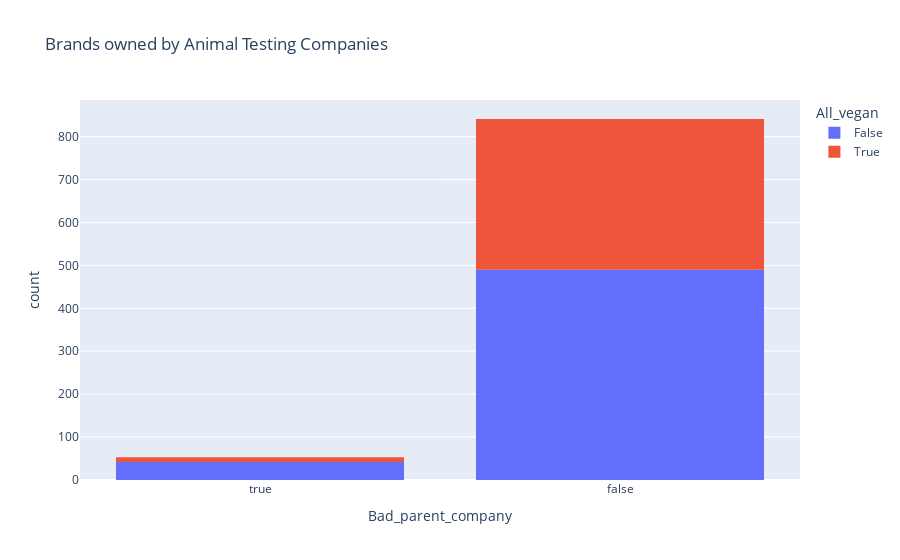

Here is the notebook cell this chart was saved with:
### Markdown cell above
There sure are!  Let's graph this in two different ways.

### Code cell
fig = px.histogram(brand_df, x='Bad_parent_company', color='All_vegan', category_orders={'Bad_parent_company': [True, False]}, title='Brands owned by Animal Testing Companies')
fig.show();

### Figure 1 — Plotly figure (JSON) as saved in the notebook; plotly's stock layout.template omitted (floating-point values rounded to 4 significant figures; data arrays with more than 128 entries replaced by an {"elided": "..."} marker saying what was removed)
{"data": [{"alignmentgroup": "True", "bingroup": "x", "hovertemplate": "All_vegan=False<br>Bad_parent_company=%{x}<br>count=%{y}<extra></extra>", "legendgroup": "False", "marker": {"color": "#636efa", "pattern": {"shape": ""}}, "name": "False", "offsetgroup": "False", "orientation": "v", "showlegend": true, "type": "histogram", "x": {"elided": "532 bool values"}, "xaxis": "x", "yaxis": "y"}, {"alignmentgroup": "True", "bingroup": "x", "hovertemplate": "All_vegan=True<br>Bad_parent_company=%{x}<br>count=%{y}<extra></extra>", "legendgroup": "True", "marker": {"color": "#EF553B", "pattern": {"shape": ""}}, "name": "True", "offsetgroup": "True", "orientation": "v", "showlegend": true, "type": "histogram", "x": {"elided": "362 bool values"}, "xaxis": "x", "yaxis": "y"}], "layout": {"barmode": "relative", "legend": {"title": {"text": "All_vegan"}, "tracegroupgap": 0}, "title": {"text": "Brands owned by Animal Testing Companies"}, "xaxis": {"anchor": "y", "categoryarray": [true, false], "categoryorder": "array", "domain": [0, 1], "title": {"text": "Bad_parent_company"}}, "yaxis": {"anchor": "x", "domain": [0, 1], "title": {"text": "count"}}}}
